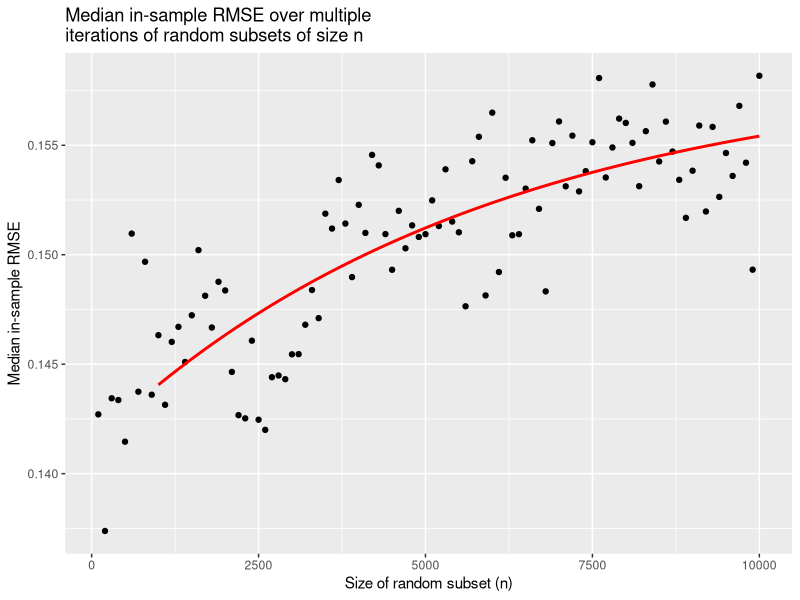
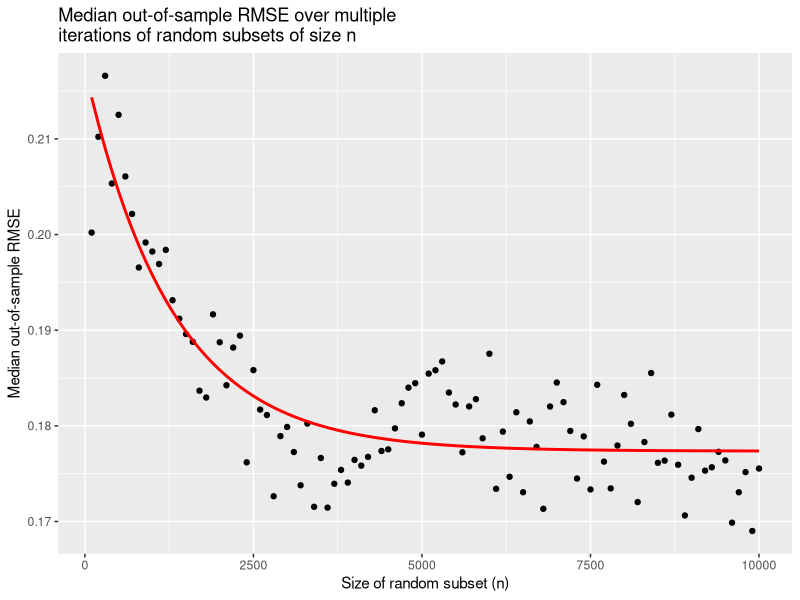
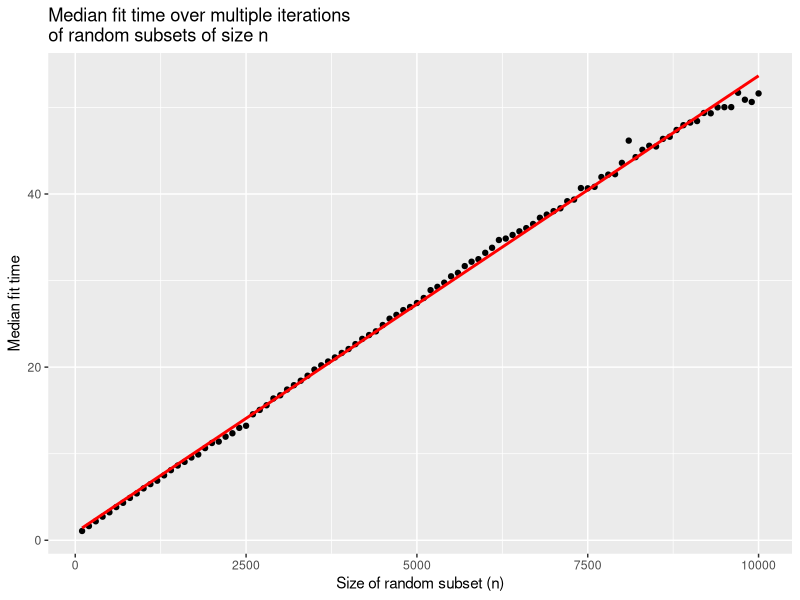
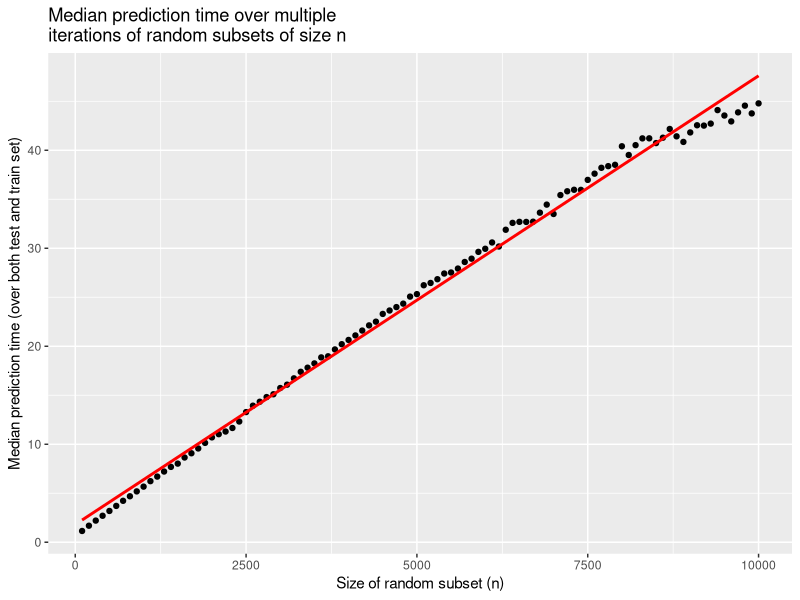
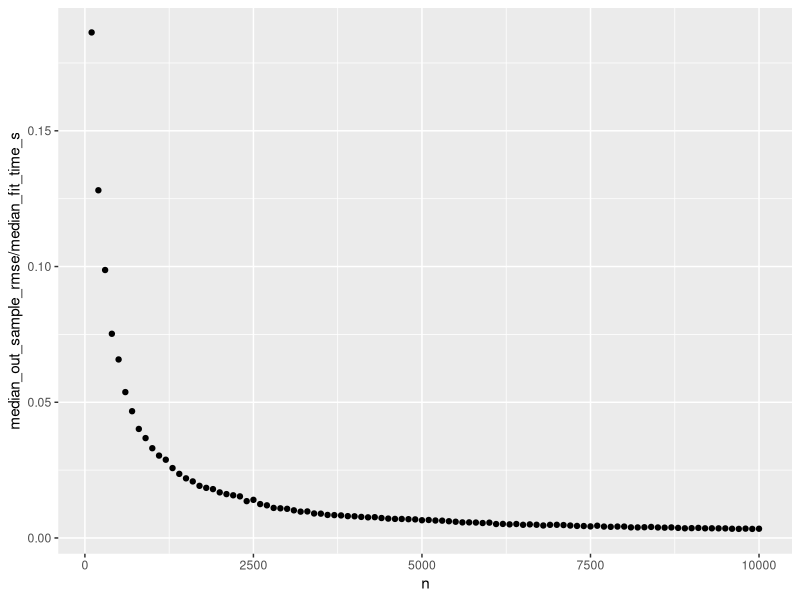
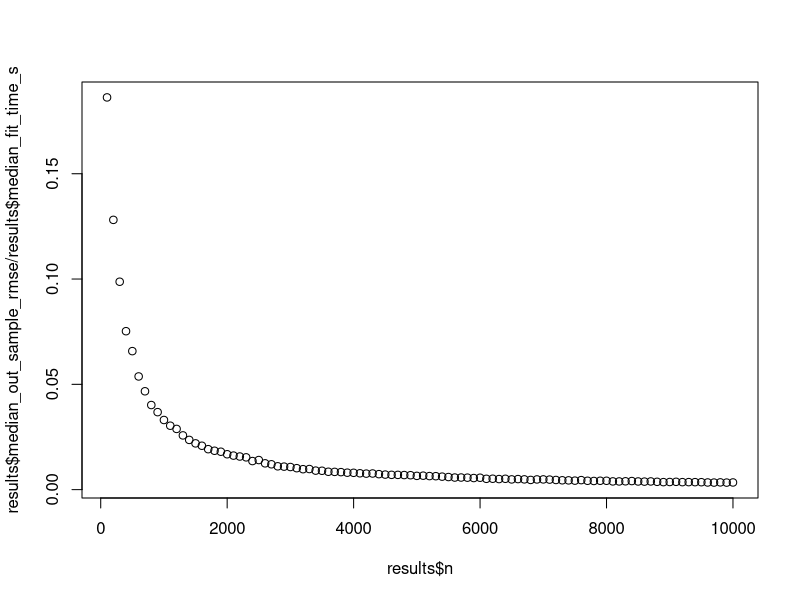
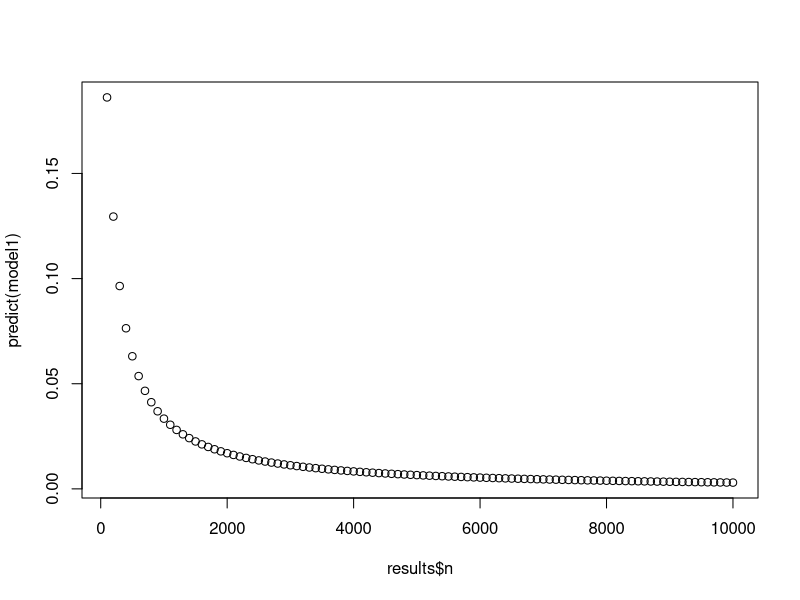
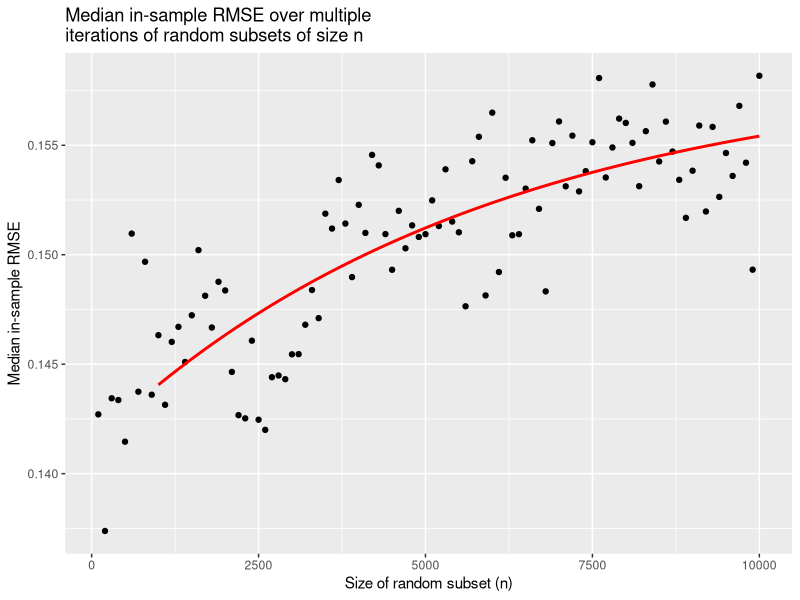

These figures' R source, in order:
require(tidyverse)
setwd("~/R projects/AddiVortes/effects/n/")
results <- read.csv("addivortes_results.csv")
results <- results[order(results$n), ]

model_iRMSE <- nls(median_in_sample_rmse ~ SSasymp(n, Asym, R0, lrc), data = results[-(1:9),])
model_oRMSE <- nls(median_out_sample_rmse ~ SSasymp(n, Asym, R0, lrc), data = results)
model_fit <- lm(median_fit_time_s ~ n, results)
model_pred <- lm(median_predict_time_s ~ n, results)

pred_grid <- data.frame(n = seq(min(results$n), max(results$n), length.out = (max(results$n) - min(results$n))/100 + 1))
pred_grid$iRMSE <- c(rep(NA, 9), predict(model_iRMSE, pred_grid[-(1:9),,drop=FALSE]))
pred_grid$oRMSE <- predict(model_oRMSE, pred_grid)
pred_grid$fit <- predict(model_fit, pred_grid)
pred_grid$pred <- predict(model_pred, pred_grid)

adj_r_squared <- function(actual, predicted, p) {
  n <- length(actual)
  ss_res <- sum((actual - predicted)^2)
  ss_tot <- sum((actual - mean(actual))^2)
  r_squared <- 1 - (ss_res / ss_tot)
  1 - ((1 - r_squared) * (n - 1) / (n - p - 1))
}

yhat <- predict(model_iRMSE, results[-(1:9),])
r2 <- adj_r_squared(results$median_in_sample_rmse[-(1:9)], yhat, 1)
r2

yhat <- predict(model_oRMSE)
r2 <- adj_r_squared(results$median_out_sample_rmse, yhat, 1)
r2

r2 <- summary(model_fit)$adj.r.squared
r2

r2 <- summary(model_pred)$adj.r.squared
r2

ggplot(results, aes(x=n, y=median_in_sample_rmse)) +
  geom_point() +
  geom_line(data = pred_grid, aes(y = iRMSE), color = "red", linewidth = 1) +
  labs(
    x = "Size of random subset (n)",
    y = "Median in-sample RMSE",
    title = str_wrap("Median in-sample RMSE over multiple iterations of random subsets of size n", width=40)
  )
ggsave("graphs/iRMSE.jpg")

ggplot(results, aes(x=n, y=median_out_sample_rmse)) +
  geom_point() +
  geom_line(data = pred_grid, aes(y = oRMSE), color = "red", linewidth = 1) +
  labs(
    x = "Size of random subset (n)",
    y = "Median out-of-sample RMSE",
    title = str_wrap("Median out-of-sample RMSE over multiple iterations of random subsets of size n", width=40)
  )
ggsave("graphs/oRMSE.jpg")


ggplot(results, aes(x=n, y=median_fit_time_s)) +
  geom_point() +
  geom_line(data = pred_grid, aes(y=fit), color="red", linewidth=1) +
  labs(
    x = "Size of random subset (n)",
    y = "Median fit time",
    title = str_wrap("Median fit time over multiple iterations of random subsets of size n",width=40)
  )
ggsave("graphs/fit.jpg")

ggplot(results, aes(x=n, y=median_predict_time_s)) +
  geom_point() +
  geom_line(data = pred_grid, aes(y=pred), color="red", linewidth=1) +
  labs(
    x = "Size of random subset (n)",
    y = "Median prediction time (over both test and train set)",
    title = str_wrap("Median prediction time over multiple iterations of random subsets of size n",width=40)
  )

ggsave("graphs/pred.jpg")


ggplot(results, aes(x=n, y=median_out_sample_rmse / median_fit_time_s)) +
  geom_point()

model1 <- lm(median_out_sample_rmse / median_fit_time_s ~ I(1/n**3) + I(1/n**2) + I(1/n), results)

plot(results$n, results$median_out_sample_rmse / results$median_fit_time_s)
plot(results$n, predict(model1))
